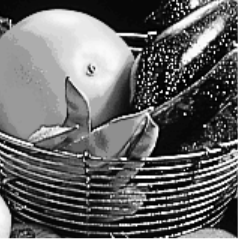
%> input picture Codice MATLAB/Immagine_prova.png, 240 x 240 px
$ octave programma_principale_modificato.m   (GNU Octave 9; MATLAB toolbox functions it lacks are replaced by stand-ins)
%> lines starting %> are read from the running program, lines starting %| are printed output that depends on the picture
### Codice MATLAB/gabor_imag.m
function gb=gabor_imag(lambda,theta,x)

sz=fix(x);
% if mod(sz,2)==0, sz=sz+1;end

% alternatively, use a fixed size
%sz = 17;

[x y]=meshgrid(-fix(sz/2):fix(sz/2),fix(sz/2):-1:fix(-sz/2));
% x (right +)
% y (up +)

% Rotation
x_theta=x*cos(theta)+y*sin(theta);
y_theta=-x*sin(theta)+y*cos(theta);

gb=exp(-0.5*(x.^2/lambda^2+y.^2/lambda^2)).*cos((pi*x_theta)/lambda);

imshow(gb)

### Codice MATLAB/gabor_real.m
function gb=gabor_real(lambda,theta,x)
 sz=fix(x);
% if mod(sz,2)==0, sz=sz+1;end

% alternatively, use a fixed size
 %sz = 9;

%DA CHIEDERE: X E Y DEL DOCUMENTO SONO QUESTI? SONO LA POSIZIONE DEI PIXEL?
[x y]=meshgrid(-fix(sz/2):fix(sz/2),fix(sz/2):-1:fix(-sz/2));
% x (right +)
% y (up +)

% Rotation
x_theta=x*cos(theta)+y*sin(theta);
y_theta=-x*sin(theta)+y*cos(theta);

gb=exp(-0.5*(x.^2/lambda^2+y.^2/lambda^2)).*cos((pi*x_theta)/lambda);

imshow(gb) %DA CHIEDERE!!! problema filtri non si vedono bene

### Codice MATLAB/programma_principale_modificato.m
%% Programma Umeyama

clear;  close all;  clc

A = imread('Immagine_prova.png');
%> A is the input picture: size 240x240x3 uint8; min 0, max 255, mean 102.5
A=A(:,:,1);
%> A: size 240x240 uint8
dimensione_im_x=size(A,1);
%> dimensione_im_x = 240
dimensione_im_y=size(A,2);
%> dimensione_im_y = 240

figure('Name', 'Original image');imshow(A);title('Original image');
choice = menu('Choose a PSF','Motion1','Gaussian(1,1)','Gaussian(2,2)','Motion2','Gaussian','No blur');
%> the answer given: 1
switch choice

    case 1
                figure;
                PSF1 = fspecial('motion',10,15);
                Blurred1 = imfilter(A,PSF1,'replicate','conv');
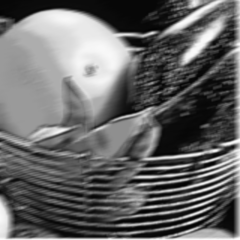
%> Blurred1: size 240x240 uint8; min 2, max 255, mean 102.8
                subplot(1,2,1); imshow(Blurred1); title('Blurred Image 1');
                subplot(1,2,2); imagesc(PSF1); title('Point Spread Function 1: Motion');
%> after `title('Point Spread Function 1: Motion')`:
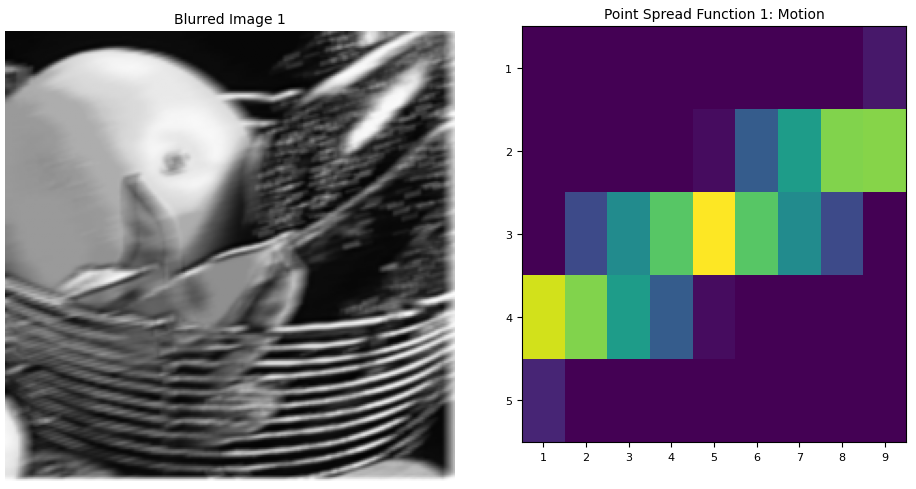
%> figure redrawn from the program's plot data, 2 panels

    case 2

                figure;
                PSF2 = fspecial('gaussian',[7 7],1);
                Blurred1 = imfilter(A,PSF2,'replicate','conv');
                subplot(1,2,1);imshow(Blurred1); title('Blurred Image 2');
                subplot(1,2,2);imagesc(PSF2); title('Point Spread Function 2: Gaussian');

    case 3

                figure;
                PSF2 = fspecial('gaussian',[13 13],2);
                Blurred1 = imfilter(A,PSF2,'replicate','conv');
                subplot(1,2,1);imshow(Blurred1); title('Blurred Image 2');
                subplot(1,2,2);imagesc(PSF2); title('Point Spread Function 2: Gaussian');

    case 4

                figure;
                PSF3 = fspecial('motion',10,30);
                Blurred1 = imfilter(A,PSF3,'replicate','conv');
                subplot(1,2,1); imshow(Blurred1); title('Blurred Image 3');
                subplot(1,2,2); imagesc(PSF3); title('Point Spread Function 3: Motion');
    case 5

                figure;
                PSF2 = fspecial('gaussian',[20 10]);
                Blurred1 = imfilter(A,PSF2,'replicate','conv');
                subplot(1,2,1);imshow(Blurred1); title('Blurred Image 2');
                subplot(1,2,2);imagesc(PSF2); title('Point Spread Function 4: Gaussian');

    otherwise
                Blurred1 = A;

end

%% FILTRI DI GABOR

figure('Name', 'Gabor filter with v=0');

i=1;
for k=0:3
    v=0;
        subplot(2,4,k+1);
        theta=(pi/4)*k;
        lambda=sqrt(2)^(v+1);
        gb_r0(:,:,i)=gabor_real(lambda,theta,9);
        title(sprintf('REAL with v=%d', v));
        i=i+1;

end

i=1;
for k=0:3
    v=0;

        subplot(2,4,k+1+4);
        theta=(pi/4)*k;
        lambda=sqrt(2)^(v+1);
        gb_i0(:,:,i)=gabor_imag(lambda,theta,9);
        title(sprintf('IMAGINARY with v=%d', v));
        i=i+1;
end
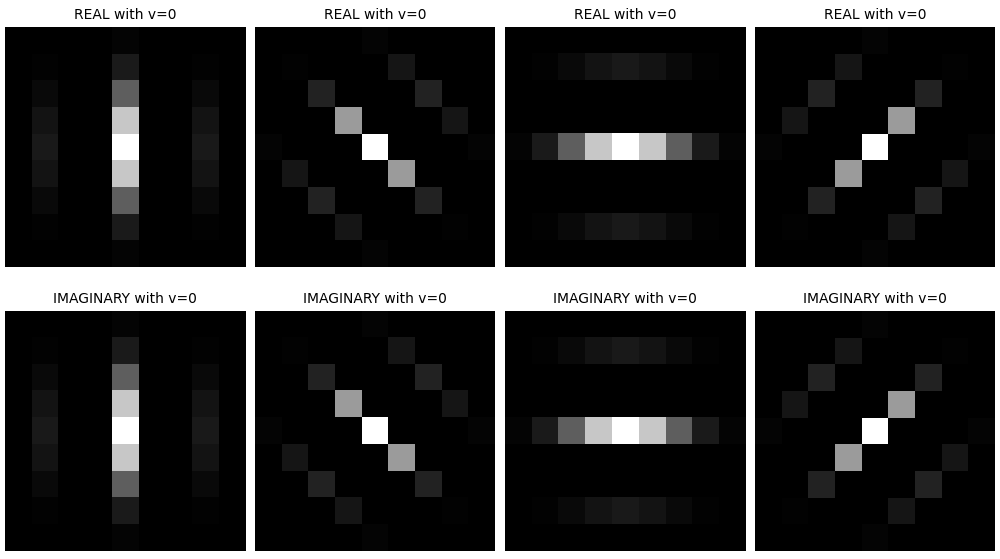
%> figure redrawn from the program's plot data, 8 panels

i=1;
figure('Name', 'Gabor filter with v=1');
for k=0:3
    v=1;
        subplot(2,4,k+1);
        theta=(pi/4)*k;
        lambda=sqrt(2)^(v+1);
        gb_r1(:,:,i)=gabor_real(lambda,theta,13);
        title(sprintf('REAL with v=%d', v));
        i=i+1;
end

i=1;
for k=0:3
    v=1;

        subplot(2,4,k+1+4);
        theta=(pi/4)*k;
        lambda=sqrt(2)^(v+1);
        gb_i1(:,:,i)=gabor_imag(lambda,theta,13);
        title(sprintf('IMAGINARY with v=%d', v));
        i=i+1;
end
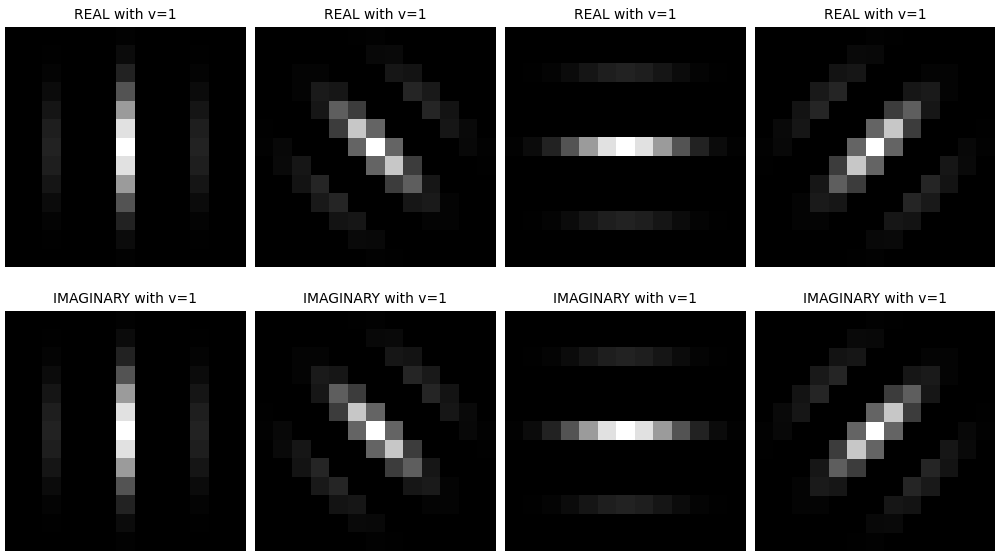
%> figure redrawn from the program's plot data, 8 panels

%% APPLICO ALL'IMMAGINE BLURRED1 OGNUNO DEI 9 FILTRI E CREO LA MATRICE X1

i=1;
B=Blurred1(:,:,1);
X1(1,:)=B(:)';

choice = menu('Apply Gabor filters','Apply','Do not apply');
%> the answer given: 2
switch choice
    case 1
        figure;
        subplot(2, 4, 1);
        for p = 1:4
            subplot(2,4,p);
            gaborMag1_imag=imfilter(B,gb_i0(:,:,p), 'replicate'); %Input array values outside the bounds of the array are assumed to equal the nearest array border value.
            imshow(gaborMag1_imag);
            title(sprintf('IMAGINARY with v=0'));
            i = i+1;
            X1(i,:)=gaborMag1_imag(:)';
        end

        for p = 1:4
            subplot(2,4,p+4);
            gaborMag1_imag=imfilter(B,gb_i1(:,:,p), 'replicate');
            imshow(gaborMag1_imag);
            title(sprintf('IMAGINARY with v=1'));
            i = i+1;
            X1(i,:)=gaborMag1_imag(:)';
        end

        figure;
        subplot(2, 4, 1);
        for p = 1:4
            subplot(2,4,p);
            gaborMag1_real=imfilter(B,gb_r0(:,:,p), 'replicate');
            imshow(gaborMag1_real);
            title(sprintf('REAL with v=0'));
            i = i+1;
            X1(i,:)=gaborMag1_real(:)';
        end

        for p = 1:4
            subplot(2,4,p+4);
            gaborMag1_real=imfilter(B,gb_r1(:,:,p),'replicate');
            imshow(gaborMag1_real);
            title(sprintf('REAL with v=1'));
            i = i+1;
            X1(i,:)=gaborMag1_real(:)';
        end

    otherwise
        X1(2:17,:) = zeros(16,dimensione_im_x*dimensione_im_y);
end

%% Whitening e centering

X1 = double(X1);
m1 = mean(X1')';
%> m1 = 17 values, max 102.8 at index 1, min 0 at index 2, mean 6.04
X1m = X1-m1;

C = cov(X1m');
[U,D, V] = svd(C);

%Tolgo i valori inferiori a 0.0001
l=1;
while ( D(l,l)>0.0001) && (l<17)
    l=l+1;
end
%> this loop made 1 pass
%> l on pass 1: 2

D_n=D(1:l,1:l);
%> D_n = [4876.4 0; 0 0]
U_n=U(:,1:l);
%> U_n = 17 rows, first 12: [1 0; 0 1; 0 0; 0 0; 0 0; 0 0; 0 0; 0 0; 0 0; 0 0; 0 0; 0 0]
z=inv(sqrtm(D_n))*U_n'*X1m;

%% RETE NEURALE
EPS=10^-5;
NIT=0;
NMAX=4000;
Mi=0.00001;
w=randn(l,1); w=w/norm(w);
%> after `w=w/norm(w)`: w = [-0.849; 0.529]
w_random=w;
%> w_random = [-0.849; 0.529]
i=1;
DIFF=100;
wait=waitbar(0,'Please wait...');
while (NIT<NMAX)

        y=(w')*z;
        w_hat_new=w+Mi*z*( tanh( y' ))/dimensione_im_x*dimensione_im_y;
        w_new=w_hat_new/norm(w_hat_new);
        DIFF=norm((w_new-w),inf);
        waitbar(NIT/NMAX);
        disp(DIFF); disp(NIT);
        conv(i)=mean(log(cosh(y)));
        matrice_w(:,i)=w;
        i=i+1;
        w=w_new;
        NIT=NIT+1;
end
%> this loop made 4000 passes
%| NaN
%| NaN
%| NaN
%| NaN
%| NaN
%| NaN
%| NaN
%| NaN
%> (further printed lines are left out)
%> after the loop, NIT = 4000; i = 4001
close(wait)

aa = mean(double(A(:))); % Shift dei valori per la grafica
%> aa = 102.5
bb = sqrt(var(double(A(:)))); % Scalatura dei valori per la grafica
%> bb = 79.93
y = -sign(w(1))*(w')*z *bb + aa;

%% Trasformo il vettore in una matrice
y_m=reshape(uint8(y),[dimensione_im_x,dimensione_im_y]);
%> y_m: size 240x240 uint8; every value is 0

%% GRAFICO
figure; subplot (1,2,1); plot(matrice_w'), xlabel('ITER'), ylabel('w'); title(sprintf('Grafico convergenza della rete neurale'));
subplot(1,2,2); plot(conv), xlabel('ITER'), ylabel('y'); title(sprintf('Grafico convergenza y'));
%> after `title(sprintf('Grafico convergenza y'))`:
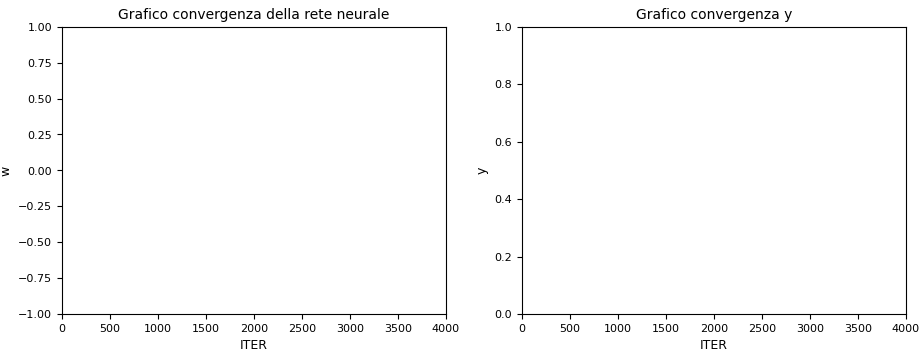
%> figure redrawn from the program's plot data, 2 panels
figure; plot(1:dimensione_im_x*dimensione_im_y,y,'r',1:dimensione_im_x*dimensione_im_y,A(:),'b');
        legend('NN output','Original image')
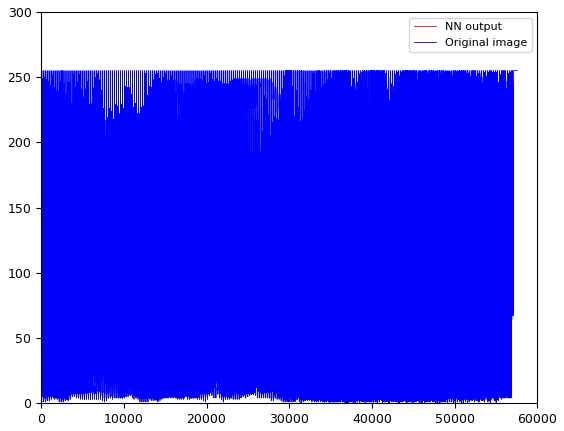
%> figure redrawn from the program's plot data; curve peaks at x = 240, y = 255

%% DISEGNO COMPARATIVO
figure;
subplot(1,3,1);  imshow(A(:,:,1)); title(sprintf('Immagine originale'));
subplot(1,3,2);  imshow(B); title(sprintf('Immagine sfocata'));
subplot(1,3,3);  imshow(y_m); title(sprintf('Immagine ricostruita'));

R_colonna1 = corr2(A,Blurred1)
%> R_colonna1 = 0.929
R_colonna2 = corr2(A,y_m)
%> R_colonna2 = NaN
